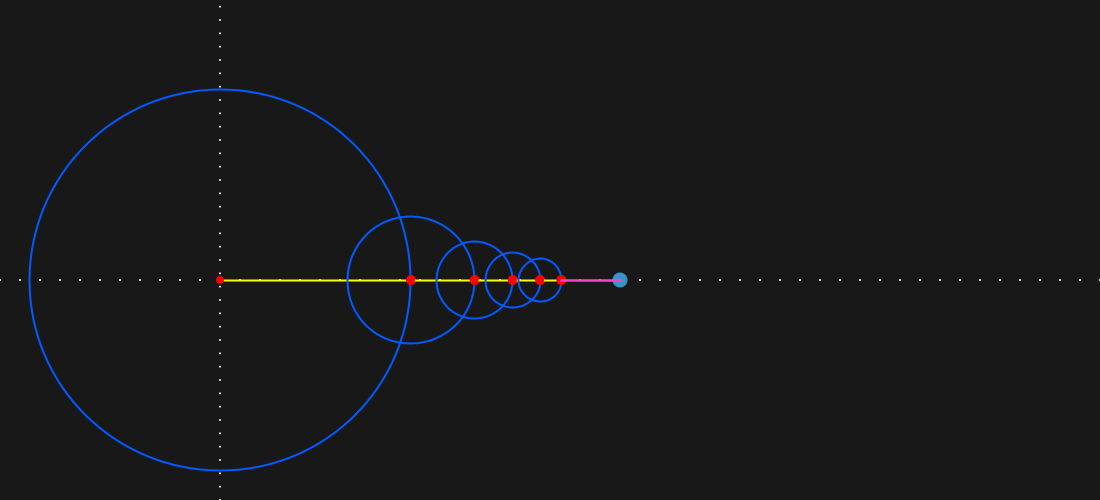
Frame 1 (no input)
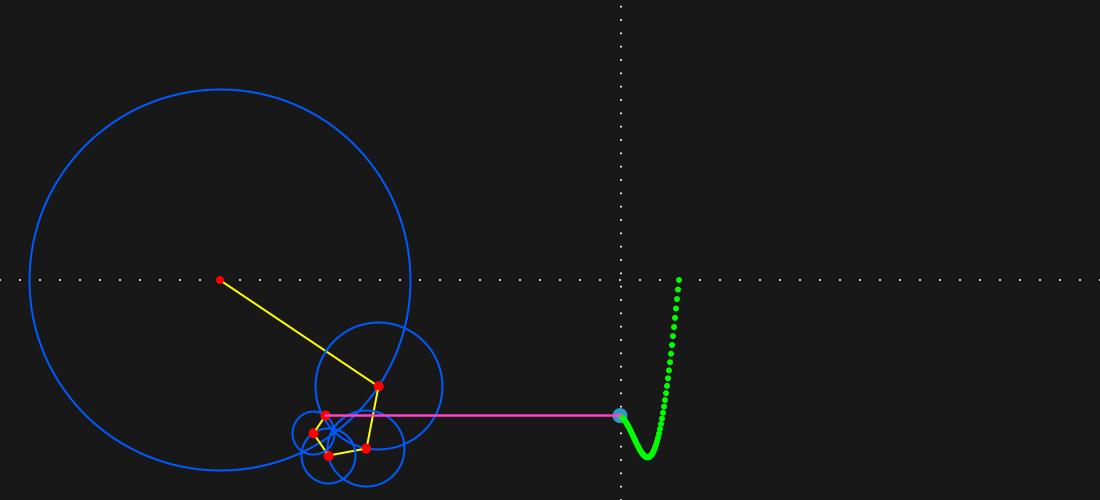
Frame 60 (the mouse pressed at the canvas centre just before this capture)
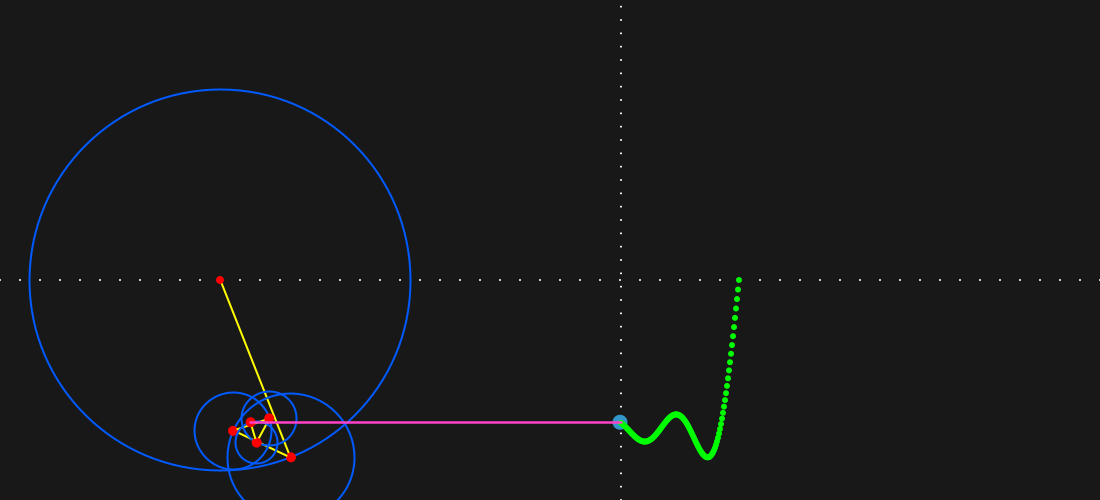
Frame 120 (the mouse held since frame 60 and released just before this capture)

The Processing sketch that drew these frames (run headless with seeded random() and noise(); from frame 60 on, the mouse is pressed at the canvas centre):

// Processing sketch: Fourier
// ── Fourier.pde
float time = 0 ;
int diameter = 300 ;
float a, b;
float dotx, doty ;
ArrayList<Float> wave = new ArrayList<Float>();

void setup()
{
  size(1100, 500);
  //fullScreen();
  frameRate(60);
}



void draw()
{
  background(24);
  drawFourier();


  time += 0.01 ;
}

void drawFourier()
{
  translate(220, 280);
  float x = 0;
  float y = 0;

  fill(255);
  dottedLine(-700, 0, width, 0, 90);
  dottedLine(a, -700, a, height ,90);

  for ( int j = 0; j < 5; j++)
  {
    int n = (j * 2) + 1 ;
    float prevx = x;
    float prevy = y;

    //Get dot on circumfrence
    float radius = diameter/2 * (4 / (n * PI));
    x += radius * cos(n * time);
    y += radius * sin(n * time);

    //Draw Circle
    stroke(0, 90, 255);
    strokeWeight(2);
    noFill();
    ellipse(prevx, prevy, radius*2, radius*2);

    //Draw Centre dot and circumfrence dot
    stroke(255, 255, 0);
    line(prevx, prevy, x, y);
    fill(255, 0, 0);
    noStroke();
    ellipse(prevx, prevy, 8, 8);
    ellipse(x, y, 10, 10);

    //Get points on Wave
    dotx = x ;
    doty = y ;
  }

  //Push y positions onto arraylist
  wave.add(0, doty);

  //Draw Wave
  for (int i = 0; i < wave.size(); i++)
  {
    if (i == 0)
    {
      fill(50, 150, 200);
      ellipse(400+i, wave.get(i), 15, 15);
      a = 400+1;
      b = wave.get(i);
    } else
    {
      fill(0, 255, 0);
      ellipse(400+i, wave.get(i), 6, 6);
    }
    if (wave.size() > 700) wave.subList(700, wave.size()).clear();
  }
  stroke(255, 65, 200);
  strokeWeight(2.5);
  line(dotx, doty, a, b);
}

void dottedLine(float x1, float y1, float x2, float y2, float steps) {
  for (int i=0; i<=steps; i++) {
    float x = lerp(x1, x2, i/steps);
    float y = lerp(y1, y2, i/steps);
    noStroke();
    ellipse(x, y, 2, 2);
  }
}
